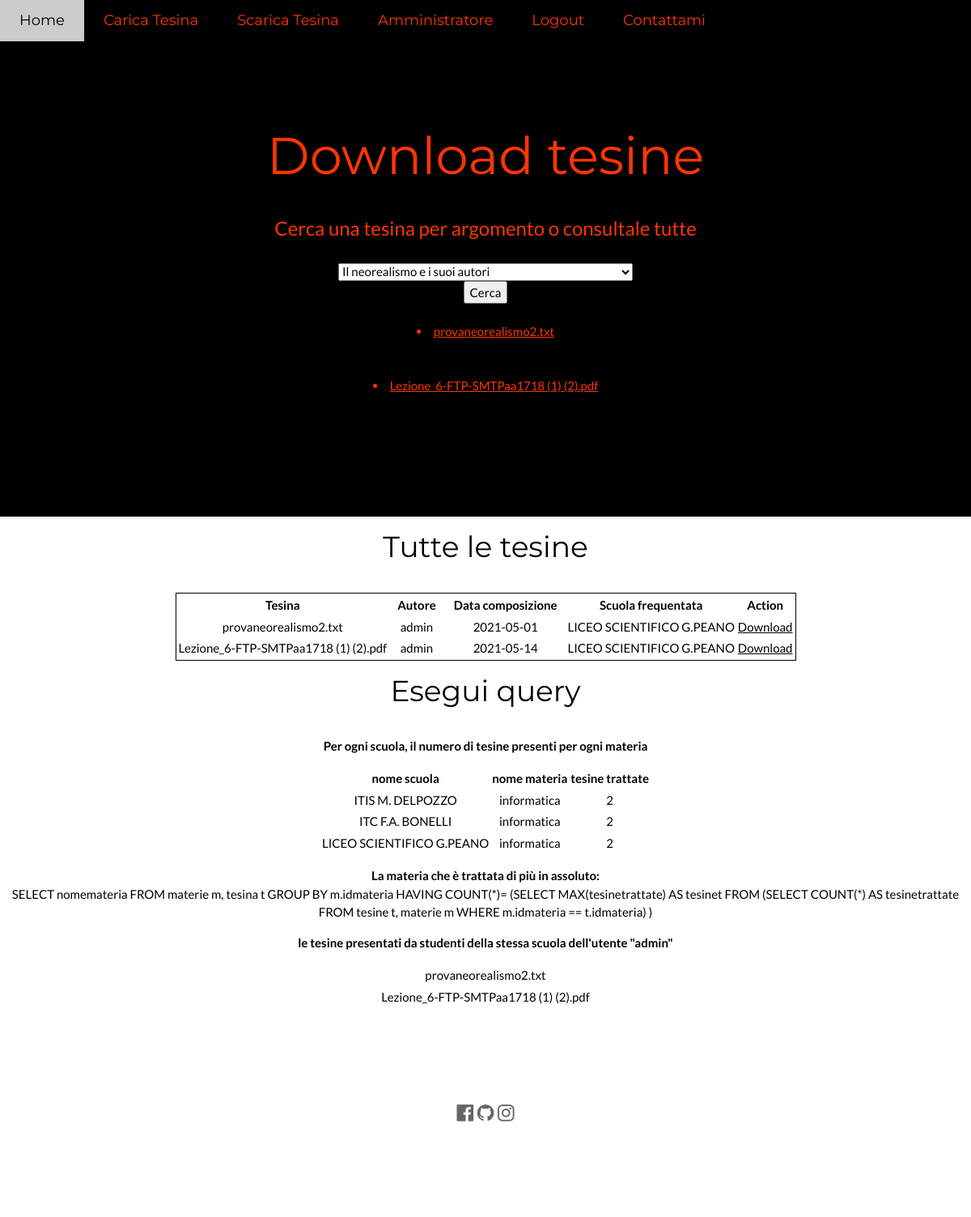
The page /scaricatesina.php?argomento=2 (signed in) on the database its author committed.
### tables this page shows
CREATE TABLE `tesina` (
  `idtesina` int(11) NOT NULL,
  `nometesina` varchar(100) NOT NULL,
  `idautore` int(11) NOT NULL,
  `idmateria` int(11) NOT NULL,
  `datapubb` date NOT NULL,
  `datacomp` date NOT NULL,
  `idArgomento` int(11) NOT NULL
);

CREATE TABLE `utenti` (
  `IDutente` int(11) NOT NULL,
  `username` varchar(20) NOT NULL,
  `password` char(32) NOT NULL,
  `nome` varchar(20) NOT NULL,
  `cognome` varchar(20) NOT NULL,
  `email` varchar(30) NOT NULL,
  `anonimo` tinyint(1) NOT NULL,
  `amministratore` tinyint(1) DEFAULT 0,
  `idscuola` int(11) NOT NULL
);

CREATE TABLE `scuole` (
  `idscuola` int(11) NOT NULL,
  `nomescuola` varchar(50) NOT NULL
);

### scaricatesina.php (the view, shortened to what this page needs)
<!DOCTYPE html>
<html lang="It">
<link rel="stylesheet" href="generalcss.css">
<link rel="stylesheet" href="https://cdnjs.cloudflare.com/ajax/libs/font-awesome/4.7.0/css/font-awesome.min.css">
<body>
<div class="w3-top">
  <div class="w3-bar w3-red w3-card w3-left-align w3-large">
    <a href="home.php" class="w3-bar-item w3-button w3-padding-large w3-white">Home</a>
    <a href="caricatesina.php" class="w3-bar-item w3-button w3-padding-large">Carica Tesina</a>
    <a href="scaricatesina.php" class="w3-bar-item w3-button w3-padding-large">Scarica Tesina</a>
    <a href="amministrazione.php" class="w3-bar-item w3-button w3-padding-large">Amministratore</a>
    <?php
      if($_SESSION && key_exists("user" , $_SESSION)){
        echo '<a href="home.php" class="w3-bar-item w3-button w3-hide-small w3-padding-large w3-hover-white" onclick="logout()">Logout</a>';
      }
    ?>
    <a href="mailto:yuri.armando@itiscuneo.eu" class="w3-bar-item w3-button w3-hide-small w3-padding-large w3-hover-white">Contattami</a>
</div>
</div>
<div class="scrollable">
<header class="w3-container w3-red w3-center" style="padding:128px 16px" .w3-red, .w3-hover-red:hover {
  color: #ff9800!important;
  background-color: #0d0d0d!important;
}>
  <h1 class="w3-margin w3-jumbo">Download tesine</h1>
  <p class="w3-xlarge">Cerca una tesina per argomento o consultale tutte</p>
  <form action="scaricatesina.php" method="GET">
  <select name="argomento">
              <?php
               $dbh = new PDO('mysql:host=localhost;dbname=elaborato', "root", "");
               $query = $dbh->prepare("SELECT * FROM argomento");
               $query -> execute();
               $argomenti = $query -> fetchAll(PDO::FETCH_ASSOC);
               foreach($argomenti as $argomento){
               echo("<option value='".$argomento["idargomento"]."'>".$argomento["descargomento"]."</option>");
               }
              ?>
    </select>
              <div>
              <input class="w3-center" type="submit" value="Cerca">
              </div>
          </form>
          <?php
    $user = "root";
    $pass = "";
    if($_SERVER["REQUEST_METHOD"]=="GET" && key_exists("argomento" , $_GET)){
        $argomento = $_GET["argomento"];
        $dbh = new PDO('mysql:host=localhost;dbname=elaborato', $user, $pass);
        $arr_txt = explode(" ", $argomento);
        $sql = "SELECT * FROM tesina WHERE ";
        for ($i=0; $i<count($arr_txt); $i++)
        {
            $sql .= "(idargomento LIKE '" . $arr_txt[$i] . "%')";
        }
        $sql .= " ORDER BY idtesina ";
        $query = $dbh -> prepare($sql);
        $query -> execute();
        $res = $query->fetchAll(PDO::FETCH_ASSOC);
        if (count($res) == 0)
        {
            echo "nessun risultato <br>";
        }
        else
        {
          foreach($res as $row){
            echo "<br>";
            echo '<li><a href="download.php?nometesina='. $row['nometesina'].'" target="_blank">'.$row['nometesina'].' </a></li>';
            echo "<br>";
            }
        }
      }
?>
</header>
<form>
<div class="form__input-group w3-center">
    <h1 class="form__title">Tutte le tesine</h1>
</form>
<table style="border:1px solid black;margin-left:auto;margin-right:auto;">
			<thead class="alert-info">
				<tr>
					<th style="padding-left: 10px; padding-right: 10px;">Tesina</th>
          <th style="padding-left: 10px; padding-right: 10px;">Autore  </th>
          <th style="padding-left: 10px; padding-right: 10px;">Data composizione</th>
          <th style="padding-left: 10px; padding-right: 10px;">Scuola frequentata</th>
					<th style="padding-left: 10px; padding-right: 10px;">Action</th>
				</tr>
			</thead>
			<tbody>
				<?php
					$query = $dbh->prepare("SELECT * FROM `tesina` ORDER BY datapubb");
					$query->execute();
          $sqlutente = $dbh ->prepare("SELECT * FROM  utenti u,  tesina t, scuole s WHERE u.IDutente = t.idautore AND s.idscuola = u.idscuola") ;
          $sqlutente->execute();
          $resutente = $sqlutente -> fetch(PDO::FETCH_ASSOC);
					while($fetch = $query->fetch(PDO::FETCH_ASSOC)){
				?>
				<tr>
					<td><?php echo $fetch['nometesina']?></td>
          <td><?php echo $resutente["anonimo"]==1?"anonimo":$resutente['username']?></td>
          <td><?php echo $fetch['datacomp']?></td>
          <td><?php echo $resutente['nomescuola']?></td>
					<td><a href="<?php echo "download.php?nometesina=".$fetch['nometesina'] ?>" class="btn btn-primary">Download</a></td>
				</tr>
				<?php
					}
				?>
			</tbody>
		</table>
    <div class="form__input-group w3-center">
    <h1 class="form__title">Esegui query</h1>
    <p class="w3-xsmall w3-text-black"><b>Per ogni scuola, il numero di tesine presenti per ogni materia</b></P>
    <?php
    $query1 = $dbh->prepare("SELECT s.nomescuola, m.nomemateria, COUNT(*) AS tesinetrattate
      FROM materie m, tesina t, scuole s
      WHERE m.idmateria = t.idmateria
      GROUP BY s.idscuola, m.nomemateria");
     $query1 -> execute();
     $res = $query1->fetchAll(PDO::FETCH_ASSOC);
     echo "<table class= table-border style='margin-right:auto; margin-left: auto'>";
         echo "<tr>";
         echo "<th>nome scuola</th>";
         echo "<th>nome materia</th>";
         echo "<th>tesine trattate</th>";
         echo "</tr>";
     foreach($res as $row){
       echo "<tr>";
       echo "<td>". $row["nomescuola"] ."</td>";
       echo "<td>". $row["nomemateria"] ."</td>";
       echo "<td>". $row["tesinetrattate"] ."</td>";
       echo "</tr>";
     }
     echo "</table>";
    ?>
    <p class="w3-xsmall w3-text-black"><b>La materia che è trattata di più in assoluto:</b>
     <?php
      echo "<br>SELECT nomemateria
      FROM materie m, tesina t
      GROUP BY m.idmateria
      HAVING COUNT(*)= (SELECT MAX(tesinetrattate) AS tesinet
                        FROM (SELECT COUNT(*) AS tesinetrattate
                              FROM tesine t, materie m
                           WHERE m.idmateria == t.idmateria)
                     )";
     ?>
     </p>
    <p class="w3-xsmall w3-text-black"><b>le tesine presentati da studenti della stessa scuola dell'utente "admin"</B></p>
    <?php
    $query3 = $dbh->prepare("SELECT t.nometesina FROM tesina t, utenti u WHERE t.idautore = u.IDutente AND u.idscuola = (SELECT DISTINCT idscuola FROM utenti WHERE username= 'admin')");
    $query3 -> execute();
    $res3 =  $query3->fetchAll(PDO::FETCH_ASSOC);
    echo "<table style='margin-right:auto; margin-left: auto'>";
     foreach($res3 as $row){
       echo "<tr>";
       echo "<td>". $row["nometesina"] ."</td>";
       echo "</tr>";
     }
     echo "</table>";
    ?>
    </div>
<footer class="w3-container w3-padding-64 w3-center w3-opacity">
  <div class="w3-xlarge w3-padding-32">
    <a href="https://www.facebook.com/profile.php?id=100007499658569" target="_blank"><i class="fa fa-facebook-official w3-hover-opacity"></i></a>
    <a href="https://github.com/yuriarmando/Elaborato_esame_maturita" target="_blank"><i class="fa fa-github w3-hover-opacity"></i></a>
    <a href="https://www.instagram.com/yuriarmando_/" target="_blank"><i class="fa fa-instagram w3-hover-opacity"></i></a>
 </div>
</footer>
        </body>
        </html>

### generalcss.css (style rules this page uses)
body { overflow: scroll; }
html { box-sizing:border-box }
*,*:before,*:after { box-sizing:inherit }
html { -ms-text-size-adjust:100%;-webkit-text-size-adjust:100% }
body { margin:0 }
article,aside,details,figcaption,figure,footer,header,main,menu,nav,section { display:block }
a { background-color:transparent }
b,strong { font-weight:bolder }
button,input,select,textarea,optgroup { font:inherit;margin:0 }
button,input { overflow:visible }
button,select { text-transform:none }
button,[type=button],[type=reset],[type=submit] { -webkit-appearance:button }
html,body { font-family:Verdana,sans-serif;font-size:15px;line-height:1.5 }
html { overflow-x:visible }
h1 { font-size:36px }
h1,h2,h3,h4,h5,h6 { font-family:"Segoe UI",Arial,sans-serif;font-weight:400;margin:10px 0 }
a { color:inherit }
.w3-btn,.w3-button { border:none;display:inline-block;padding:8px 16px;vertical-align:middle;overflow:hidden;text-decoration:none;color:inherit;background-color:inherit;text-align:center;cursor:pointer;white-space:nowrap }
.w3-btn,.w3-button { -webkit-touch-callout:none;-webkit-user-select:none;-khtml-user-select:none;-moz-user-select:none;-ms-user-select:none;user-select:none }
.w3-bar { width:100%;overflow:hidden }
.w3-bar .w3-bar-item { padding:8px 16px;float:left;width:auto;border:none;display:block;outline:0 }
.w3-bar .w3-button { white-space:normal }
.w3-container:after,.w3-container:before,.w3-panel:after,.w3-panel:before,.w3-row:after,.w3-row:before,.w3-row-padding:after,.w3-row-padding:before, .w3-cell-row:before,.w3-cell-row:after,.w3-clear:after,.w3-clear:before,.w3-bar:before,.w3-bar:after { content:"";display:table;clear:both }
.w3-top,.w3-bottom { position:fixed;width:100%;z-index:1 }
.w3-top { top:0 }
.w3-container,.w3-panel { padding:0.01em 16px }
.w3-card,.w3-card-2 { box-shadow:0 2px 5px 0 rgba(0,0,0,0.16),0 2px 10px 0 rgba(0,0,0,0.12) }
.w3-opacity,.w3-hover-opacity:hover { opacity:0.60 }
.w3-large { font-size:18px!important }
.w3-xlarge { font-size:24px!important }
.w3-jumbo { font-size:64px!important }
.w3-left-align { text-align:left!important }
.w3-center { text-align:center!important }
.w3-margin { margin:16px!important }
.w3-padding-large { padding:12px 24px!important }
.w3-padding-32 { padding-top:32px!important;padding-bottom:32px!important }
.w3-padding-64 { padding-top:64px!important;padding-bottom:64px!important }
.w3-red,.w3-hover-red:hover { color: #ff3503!important;background-color: #000000!important; }
.w3-white,.w3-hover-white:hover { color:#000!important;background-color:#fff!important }
.w3-text-black,.w3-hover-text-black:hover { color:#000!important }
.form__title { margin-bottom: 2rem; text-align: center; }
.form__input-group { margin-bottom: 1rem; }

### scaricatesina.php (style rules this page uses)
body,h1,h2,h3,h4,h5,h6 { font-family: "Lato", sans-serif }
.w3-bar,h1,button { font-family: "Montserrat", sans-serif }

### rows shown on the page
tesina: nometesina "provaneorealismo2.txt", idautore.username "admin", datacomp "2021-05-01"
tesina: nometesina "Lezione_6-FTP-SMTPaa1718 (1) (2).pdf", idautore.username "admin", datacomp "2021-05-14"
scuole: nomescuola "LICEO SCIENTIFICO G.PEANO"

### other values the page prints
$row["nomescuola"] "ITIS M. DELPOZZO"
$row["nomemateria"] "informatica"
$row["tesinetrattate"] "2"
$row["nomescuola"] "ITC F.A. BONELLI"
$row["nomescuola"] "LICEO SCIENTIFICO G.PEANO"
$row["nometesina"] "provaneorealismo2.txt"
$row["nometesina"] "Lezione_6-FTP-SMTPaa1718 (1) (2).pdf"
form field argomento "Il neorealismo e i suoi autori"
